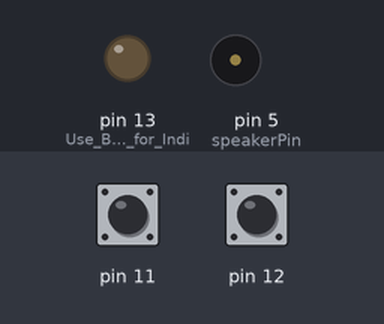
This sketch was run on a simulated Arduino Uno, built with avr-gcc and run on an emulated ATmega328P. Shown: output pins drawn as LEDs (lit = HIGH), buzzer (waves = sounding). Inputs (shaded band) come from the test bench; at power-on: pin 11 HIGH, pin 12 HIGH.

Above: at 1.2 s.
1.3 s: pin 11 pulled LOW for 1 s
At 2.1 s:
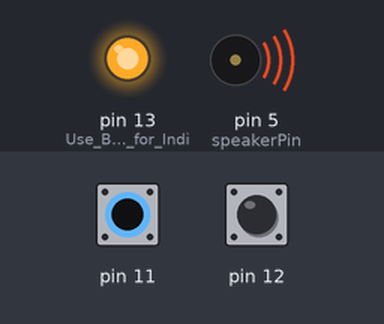
3.8 s: pin 11 pulled LOW for 3.2 s
At 8.0 s:
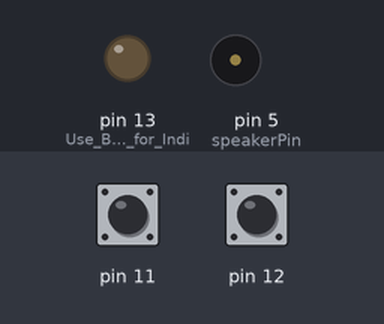
8.5 s: pin 12 pulled LOW for 3.2 s
At 8.8 s:
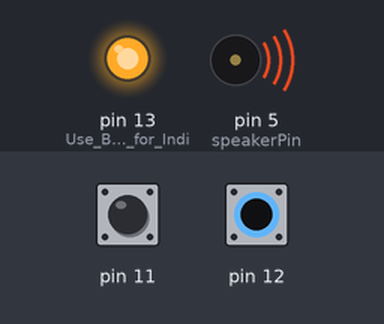
Timing chart, 0 to 13.2 s (numbered marks = the images above; inputs shaded):
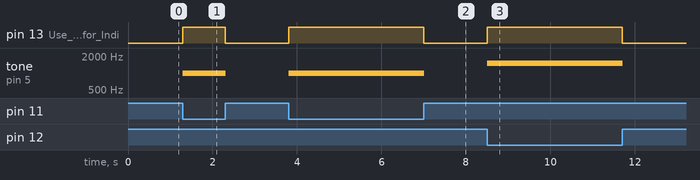

The sketch:

ButtonPullup.ino
```cpp
int speakerPin = 5;

void setup() {
  pinMode(13, OUTPUT); // Use Built-In LED for Indication
  pinMode(12, INPUT_PULLUP);
  pinMode(11, INPUT_PULLUP);
  pinMode(speakerPin, OUTPUT);
}

void loop() {
  bool buttonState = digitalRead(12);  // store current state of pin 12
  bool buttonState2 = digitalRead(11);
  digitalWrite(13, !buttonState||!buttonState2);
  if (!buttonState)
    tone(speakerPin,1500,10);
  else if (!buttonState2)
    tone(speakerPin,1000,10);
}
```

Measured:
- after the input at 1.3 s, pin 13 (Use_Built-In_LED_for_Indi): LOW → HIGH at once, → LOW 1.0 s later; tone on pin 5 (speakerPin): silent → 1000 Hz at once, → silent 1.0 s later
- after the input at 3.8 s, pin 13 (Use_Built-In_LED_for_Indi): LOW → HIGH at once, → LOW 3.2 s later; tone on pin 5 (speakerPin): silent → 1000 Hz at once, → silent 3.2 s later
- after the input at 8.5 s, pin 13 (Use_Built-In_LED_for_Indi): LOW → HIGH at once, → LOW 3.2 s later; tone on pin 5 (speakerPin): silent → 1500 Hz at once, → silent 3.2 s later
